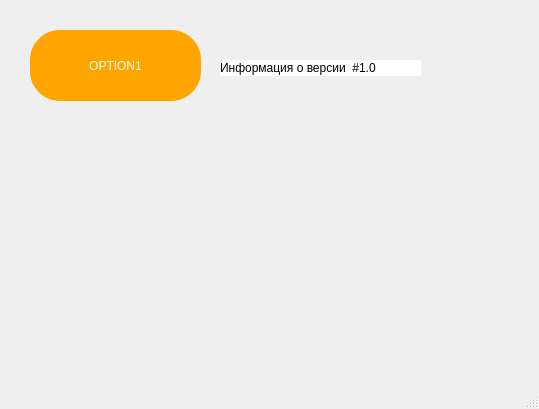
<?xml version="1.0" encoding="UTF-8"?>
<ui version="4.0">
 <class>MainWindowinfoversions</class>
 <widget class="QMainWindow" name="MainWindowinfoversions">
  <property name="geometry">
   <rect>
    <x>0</x>
    <y>0</y>
    <width>539</width>
    <height>409</height>
   </rect>
  </property>
  <property name="windowTitle">
   <string>MainWindow</string>
  </property>
  <widget class="QWidget" name="centralwidget">
   <widget class="QPushButton" name="pushButton">
    <property name="geometry">
     <rect>
      <x>30</x>
      <y>30</y>
      <width>171</width>
      <height>71</height>
     </rect>
    </property>
    <property name="styleSheet">
     <string notr="true">QPushButton
{
border:none;
color:white;
background-color:orange;
border-radius:30px;
font: 800 18pt &quot;Liberation Serif&quot;;
position: absolute;
}
QPushButton:Hover
{
    background-color:rgb(255,145,0);
	border-radius:30px;
}
QPushButton:pressed
{
	background-color:rgb(0,12,0);
	color:rgb(0,255,0);
	border-radius:30px;


}

</string>
    </property>
    <property name="text">
     <string>OPTION1</string>
    </property>
   </widget>
   <widget class="QLabel" name="label">
    <property name="geometry">
     <rect>
      <x>220</x>
      <y>60</y>
      <width>201</width>
      <height>16</height>
     </rect>
    </property>
    <property name="styleSheet">
     <string notr="true">QLabel
{
	background-color: rgb(255, 255, 255);
	
	color: rgb(0, 0, 0);
}</string>
    </property>
    <property name="text">
     <string>Информация о версии  #1.0</string>
    </property>
   </widget>
  </widget>
  <widget class="QMenuBar" name="menubar">
   <property name="geometry">
    <rect>
     <x>0</x>
     <y>0</y>
     <width>539</width>
     <height>21</height>
    </rect>
   </property>
  </widget>
  <widget class="QStatusBar" name="statusbar"/>
 </widget>
 <resources/>
 <connections/>
</ui>
